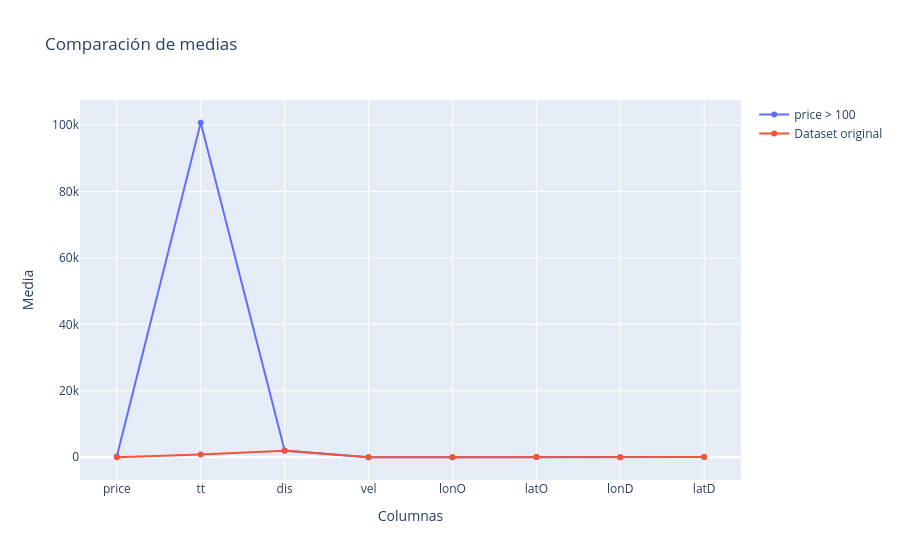

Here is the notebook cell this chart was saved with:
### Code cell
import plotly.graph_objects as go

df2 = df.drop(columns=['ids'], errors='ignore')
df2 = df2.drop(columns=['ts0', 'tsD'], errors='ignore')
df_num = df2.select_dtypes(include='number')

mean_filtered = df_num[df["price"] > 100].mean()
mean_total = df_num.mean()

comparison_df = pd.DataFrame({
    "Filtered_price_gt_100": mean_filtered,
    "Total": mean_total
})

fig = go.Figure()
fig.add_trace(go.Scatter(x=comparison_df.index, y=comparison_df["Filtered_price_gt_100"], mode='lines+markers', name='price > 100'))
fig.add_trace(go.Scatter(x=comparison_df.index, y=comparison_df["Total"], mode='lines+markers', name='Dataset original'))

fig.update_layout(title="Comparación de medias", xaxis_title="Columnas", yaxis_title="Media")
fig.show()

### Figure 1 — Plotly figure (JSON) as saved in the notebook; plotly's stock layout.template omitted (floating-point values rounded to 4 significant figures)
{"data": [{"mode": "lines+markers", "name": "price > 100", "type": "scatter", "x": ["price", "tt", "dis", "vel", "lonO", "latO", "lonD", "latD"], "y": [252.8, 100700.0, 2035.0, 0.1135, 12.48, 41.88, 12.48, 41.88]}, {"mode": "lines+markers", "name": "Dataset original", "type": "scatter", "x": ["price", "tt", "dis", "vel", "lonO", "latO", "lonD", "latD"], "y": [3.034, 813.7, 1940.0, 11.49, 12.49, 41.89, 12.49, 41.89]}], "layout": {"title": {"text": "Comparación de medias"}, "xaxis": {"title": {"text": "Columnas"}}, "yaxis": {"title": {"text": "Media"}}}}
